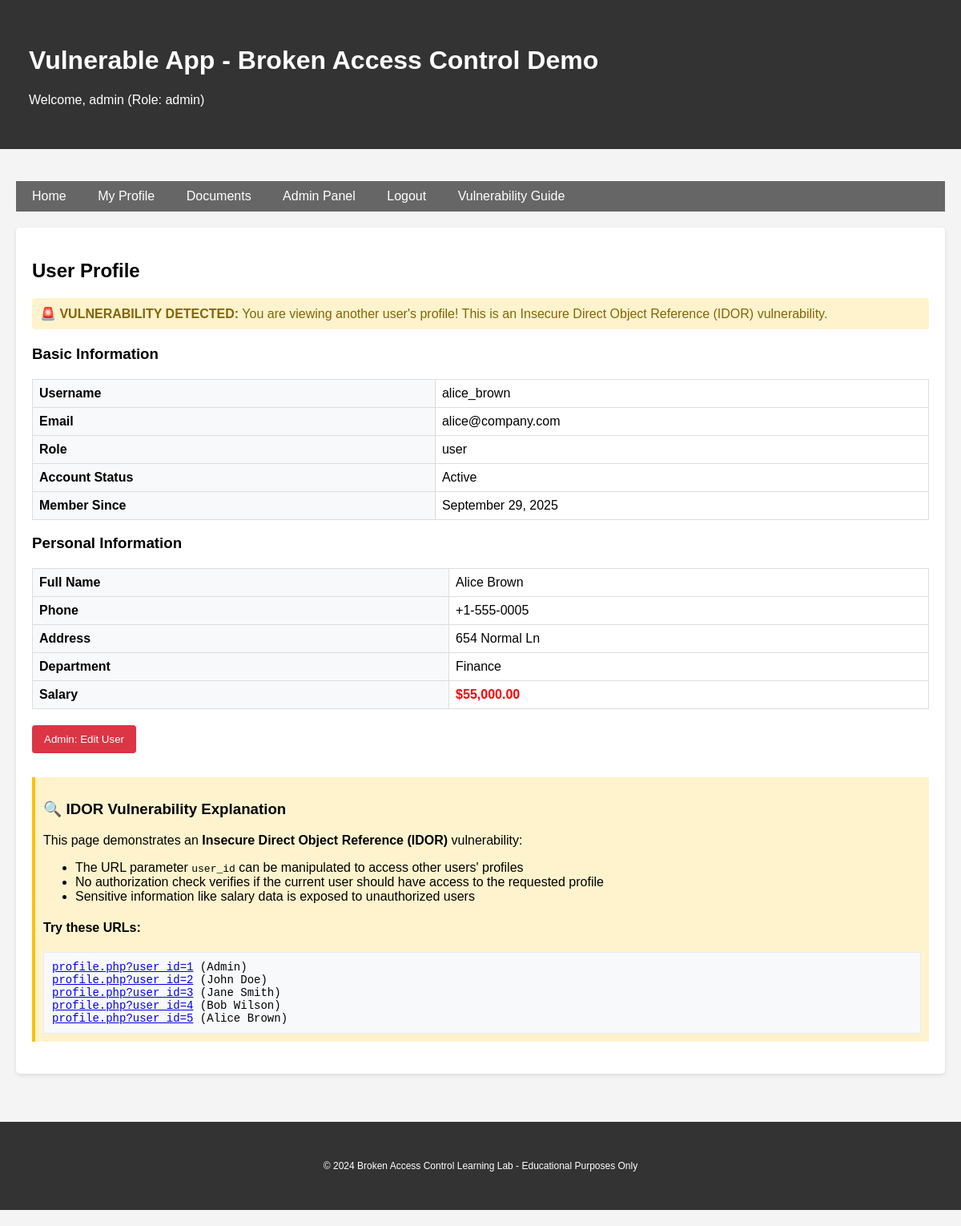
Screenshot of /profile.php?user_id=5 (signed in) with the database file from the repository.
### tables this page shows
CREATE TABLE users (
    id INT AUTO_INCREMENT PRIMARY KEY,
    username VARCHAR(50) UNIQUE NOT NULL,
    password VARCHAR(255) NOT NULL,
    email VARCHAR(100),
    role ENUM('user', 'admin', 'moderator') DEFAULT 'user',
    created_at TIMESTAMP DEFAULT CURRENT_TIMESTAMP,
    is_active BOOLEAN DEFAULT TRUE
);

CREATE TABLE profiles (
    id INT AUTO_INCREMENT PRIMARY KEY,
    user_id INT UNIQUE,
    full_name VARCHAR(100),
    phone VARCHAR(20),
    address TEXT,
    salary DECIMAL(10,2),
    department VARCHAR(50),
    FOREIGN KEY (user_id) REFERENCES users(id) ON DELETE CASCADE
);

### src/config.php (called while the page is built, shortened)
<?php
function getConnection() {
    static $pdo = null;
    if ($pdo === null) {
        try {
            $dsn = "mysql:host=" . DB_HOST . ";dbname=" . DB_NAME . ";charset=utf8mb4";
            $pdo = new PDO($dsn, DB_USER, DB_PASS, [
                PDO::ATTR_ERRMODE => PDO::ERRMODE_EXCEPTION,
                PDO::ATTR_DEFAULT_FETCH_MODE => PDO::FETCH_ASSOC,
                PDO::ATTR_EMULATE_PREPARES => false,
            ]);
        } catch (PDOException $e) {
            die("Connection failed: " . $e->getMessage());
        }
    }
    return $pdo;
}
function isLoggedIn() {
    return isset($_SESSION['user_id']);
}
function getCurrentUser() {
    $pdo = getConnection();
    $stmt = $pdo->prepare("SELECT * FROM users WHERE id = ?");
    $stmt->execute([$_SESSION['user_id']]);
    return $stmt->fetch();
}
function isAdmin() {
    $user = getCurrentUser();
    return $user && $user['role'] === 'admin';
}
function sanitizeInput($input) {
    return htmlspecialchars(trim($input), ENT_QUOTES, 'UTF-8');
}
?>

### src/profile.php (the view, shortened to what this page needs)
<?php
require_once 'config.php';
$user_id = $_GET['user_id'] ?? $_SESSION['user_id'];
$pdo = getConnection();
$stmt = $pdo->prepare("SELECT u.*, p.* FROM users u LEFT JOIN profiles p ON u.id = p.user_id WHERE u.id = ?");
$stmt->execute([$user_id]);
$profile_user = $stmt->fetch();
$is_viewing_own_profile = ($user_id == $_SESSION['user_id']);
include 'header.php';
?>
<h2><?php echo $is_viewing_own_profile ? 'My Profile' : 'User Profile'; ?></h2>
<?php if (isset($error)): ?>
    <div class="alert alert-danger"><?php echo sanitizeInput($error); ?></div>
<?php else: ?>
    <?php if (!$is_viewing_own_profile): ?>
        <div class="alert alert-warning">
            <strong>🚨 VULNERABILITY DETECTED:</strong> You are viewing another user's profile!
            This is an Insecure Direct Object Reference (IDOR) vulnerability.
        </div>
    <?php endif; ?>
    <h3>Basic Information</h3>
    <table class="table">
        <tr>
            <th>Username</th>
            <td><?php echo sanitizeInput($profile_user['username']); ?></td>
        </tr>
        <tr>
            <th>Email</th>
            <td><?php echo sanitizeInput($profile_user['email']); ?></td>
        </tr>
        <tr>
            <th>Role</th>
            <td><?php echo sanitizeInput($profile_user['role']); ?></td>
        </tr>
        <tr>
            <th>Account Status</th>
            <td><?php echo $profile_user['is_active'] ? 'Active' : 'Inactive'; ?></td>
        </tr>
        <tr>
            <th>Member Since</th>
            <td><?php echo date('F j, Y', strtotime($profile_user['created_at'])); ?></td>
        </tr>
    </table>
    <?php if ($profile_user['full_name']): ?>
        <h3>Personal Information</h3>
        <table class="table">
            <tr>
                <th>Full Name</th>
                <td><?php echo sanitizeInput($profile_user['full_name']); ?></td>
            </tr>
            <tr>
                <th>Phone</th>
                <td><?php echo sanitizeInput($profile_user['phone']); ?></td>
            </tr>
            <tr>
                <th>Address</th>
                <td><?php echo sanitizeInput($profile_user['address']); ?></td>
            </tr>
            <tr>
                <th>Department</th>
                <td><?php echo sanitizeInput($profile_user['department']); ?></td>
            </tr>
            <?php if ($profile_user['salary']): ?>
                <tr>
                    <th>Salary</th>
                    <td style="color: red; font-weight: bold;">$<?php echo number_format($profile_user['salary'], 2); ?></td>
                </tr>
            <?php endif; ?>
        </table>
    <?php endif; ?>
    <div style="margin-top: 20px;">
        <?php if (isAdmin() || !$is_viewing_own_profile): ?>
            <a href="admin.php?action=edit&user_id=<?php echo $user_id; ?>">
                <button class="btn-danger">Admin: Edit User</button>
            </a>
        <?php endif; ?>
    </div>
    <div class="vulnerability-info" style="margin-top: 30px;">
        <h3>🔍 IDOR Vulnerability Explanation</h3>
        <p>This page demonstrates an <strong>Insecure Direct Object Reference (IDOR)</strong> vulnerability:</p>
        <ul>
            <li>The URL parameter <code>user_id</code> can be manipulated to access other users' profiles</li>
            <li>No authorization check verifies if the current user should have access to the requested profile</li>
            <li>Sensitive information like salary data is exposed to unauthorized users</li>
        </ul>
        <h4>Try these URLs:</h4>
        <div class="code-example">
            <a href="profile.php?user_id=1">profile.php?user_id=1</a> (Admin)<br>
            <a href="profile.php?user_id=2">profile.php?user_id=2</a> (John Doe)<br>
            <a href="profile.php?user_id=3">profile.php?user_id=3</a> (Jane Smith)<br>
            <a href="profile.php?user_id=4">profile.php?user_id=4</a> (Bob Wilson)<br>
            <a href="profile.php?user_id=5">profile.php?user_id=5</a> (Alice Brown)
        </div>
    </div>
<?php endif; ?>
<?php include 'footer.php'; ?>

### src/header.php (shortened to what this page needs)
<!DOCTYPE html>
<html lang="en">
<head>
</head>
<body>
    <div class="header">
        <div class="container">
            <h1><?php echo APP_NAME; ?></h1>
            <?php if (isLoggedIn()): ?>
                <p>Welcome, <?php echo sanitizeInput(getCurrentUser()['username']); ?>
                (Role: <?php echo sanitizeInput(getCurrentUser()['role']); ?>)</p>
            <?php endif; ?>
        </div>
    </div>
    <div class="container">
        <nav class="nav">
            <a href="index.php">Home</a>
            <?php if (isLoggedIn()): ?>
                <a href="profile.php">My Profile</a>
                <a href="documents.php">Documents</a>
                <?php if (isAdmin()): ?>
                    <a href="admin.php">Admin Panel</a>
                <?php endif; ?>
                <a href="logout.php">Logout</a>
            <?php else: ?>
                <a href="login.php">Login</a>
                <a href="register.php">Register</a>
            <?php endif; ?>
            <a href="vulnerabilities.php">Vulnerability Guide</a>
        </nav>
        <div class="content">

### src/header.php (style rules this page uses)
body { font-family: Arial, sans-serif; margin: 0; padding: 0; background-color: #f4f4f4; }
.container { max-width: 1200px; margin: 0 auto; padding: 20px; }
.header { background-color: #333; color: white; padding: 1rem; margin-bottom: 20px; }
.nav { background-color: #666; padding: 10px; margin-bottom: 20px; }
.nav a { color: white; text-decoration: none; margin-right: 15px; padding: 5px 10px; border-radius: 3px; }
.content { background-color: white; padding: 20px; border-radius: 5px; box-shadow: 0 2px 5px rgba(0,0,0,0.1); }
.alert { padding: 10px; margin-bottom: 20px; border-radius: 4px; }
.alert-warning { background-color: #fff3cd; border-color: #ffeaa7; color: #856404; }
button, input[type="submit"] { background-color: #007bff; color: white; padding: 10px 15px; border: none; border-radius: 4px; cursor: pointer; }
.btn-danger { background-color: #dc3545; }
.table { width: 100%; border-collapse: collapse; margin-top: 20px; }
.table th, .table td { border: 1px solid #ddd; padding: 8px; text-align: left; }
.table th { background-color: #f8f9fa; }
.vulnerability-info { background-color: #fff3cd; border-left: 4px solid #ffc107; padding: 10px; margin: 20px 0; }
.code-example { background-color: #f8f9fa; border: 1px solid #e9ecef; padding: 10px; font-family: monospace; font-size: 14px; overflow-x: auto; }

### rows the page displays
users: username "admin", role "admin"
profiles: user.username "alice_brown", user.email "alice@company.com", user.role "user", user.created_at "September 29, 2025", full_name "Alice Brown", phone "+1-555-0005", address "654 Normal Ln", department "Finance", salary "55,000.00"

### other values shown
APP_NAME "Vulnerable App - Broken Access Control Demo"
